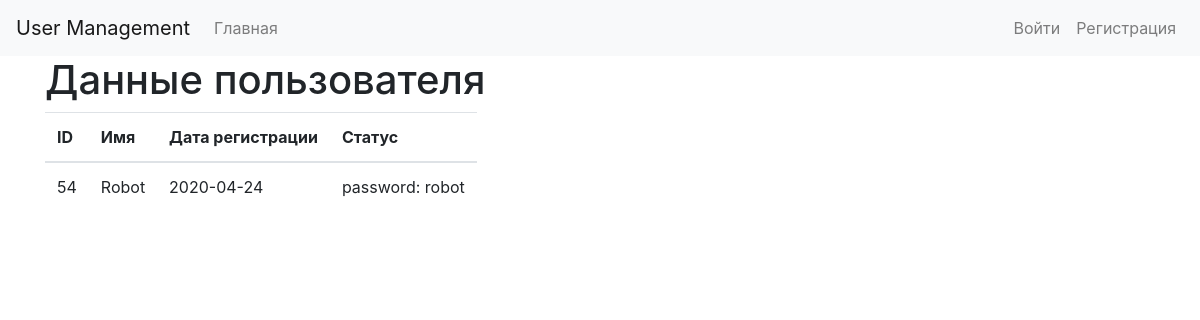
The app's page /user_profile.php?id=54 with its own data.
### tables this page shows
CREATE TABLE `users` (
  `id` int(11) NOT NULL,
  `email` varchar(255) NOT NULL,
  `username` varchar(255) NOT NULL,
  `password` varchar(255) NOT NULL,
  `group_id` int(11) NOT NULL DEFAULT 1,
  `time` date NOT NULL,
  `status` varchar(255) DEFAULT NULL
);

### classes/Config.php (called while the page is built)
<?php
class Config {
    public static function get($path = null) {
        if($path) {
            $config = $GLOBALS['config'];
            $path = explode( '.', $path);
            foreach($path as $item) {
                if(isset($config[$item])) {
                    $config = $config[$item];
                }
            }
            return $config;
        }
        return false;
    }
}

### classes/Database.php (called while the page is built, shortened)
<?php
class Database {
    private static $instance = null;
    private $pdo, $query, $error = false, $results, $count;
    private function __construct() {
        try {
            $this->pdo = new PDO("mysql:host=" . Config::get('mysql.host') . ";dbname=" . Config::get('mysql.database'), Config::get('mysql.username'), Config::get('mysql.password'));
        } catch (PDOException $exception) {
            die($exception->getMessage());
        }
    }
    public static function getInstance() {
        if(!isset(self::$instance)) {
            self::$instance = new Database;
        }
        return self::$instance;
    }
    public function query($sql, $params = [])
    {
        $this->error = false;
        $this->query = $this->pdo->prepare($sql);
        if(count($params)) {
            $i = 1;
            foreach($params as $param) {
                $this->query->bindValue($i, $param);
                $i++;
            }
        }
        if(!$this->query->execute()) {
            $this->error = true;
        } else {
            $this->results = $this->query->fetchAll(PDO::FETCH_OBJ);
        }
        return $this;
    }
    public function error()
    {
        return $this->error;
    }
    public function results()
    {
        return $this->results;
    }
    public function get($table, $where = [])
    {
        return $this->action('SELECT *', $table, $where);
    }
    public function action($action, $table, $where = [])
    {
        if(count($where) === 3) {
            $operators = ['=', '>', '<', '>=', '<='];
            $field = $where[0];
            $operator = $where[1];
            $value = $where[2];
            if(in_array($operator, $operators)) {
                $sql = "{$action} FROM {$table} WHERE {$field} {$operator} ?";
                if(!$this->query($sql, [$value])->error()) {
                    return $this;
                }
            }
        }
        return false;
    }
    public function first()
    {
        return $this->results()[0];
    }
}

### classes/User.php (called while the page is built, shortened)
<?php
class User {
    private $db, $data, $session_name, $isLoggedIn, $cookieName;
    public function __construct($user = null) {
        $this->session_name = Config::get('session.user_session');
    }
    public function isLoggedIn() {
        return $this->isLoggedIn;
    }
}

### classes/Session.php (called while the page is built, shortened)
<?php
class Session {
    public static function exists($name) {
        return (isset($_SESSION[$name])) ? true : false;
    }
}

### user_profile.php (the view, shortened to what this page needs)
<?php
$id = $_GET['id'];
$user = new User;
$users = Database::getInstance()->get('users', ['id', '=', $id]);
?>
<!DOCTYPE html>
<html lang="en">
<head>
    <link rel="stylesheet" href="https://stackpath.bootstrapcdn.com/bootstrap/4.4.1/css/bootstrap.min.css">
</head>
<body>
<nav class="navbar navbar-expand-lg navbar-light bg-light">
    <a class="navbar-brand" href="#">User Management</a>
    <div class="collapse navbar-collapse" id="navbarSupportedContent">
        <ul class="navbar-nav mr-auto">
            <li class="nav-item">
                <a class="nav-link" href="index.php">Главная</a>
            </li>
        </ul>
        <ul class="navbar-nav">
            <? if ($user->isLoggedIn()): ?>
                <li class="nav-item"><a class="nav-link" href='#'>Hi, <?= $user->data()->username; ?></a></li>
                <li class="nav-item"><a class="nav-link" href='logout.php'> Logout</a></li>
            <? else: ?>
                <li class="nav-item">
                    <a href="login.php" class="nav-link">Войти</a>
                </li>
                <li class="nav-item">
                    <a href="register.php" class="nav-link">Регистрация</a>
                </li>
            <? endif; ?>
        </ul>
    </div>
</nav>
<div class="container">
    <div class="row">
        <div class="col-md-12">
            <h1>Данные пользователя</h1>
            <table class="table table-responsive">
                <thead>
                    <th>ID</th>
                    <th>Имя</th>
                    <th>Дата регистрации</th>
                    <th>Статус</th>
                </thead>
                <tbody>
                <tr>
                    <td><? echo $users->first()->id;?></td>
                    <td><? echo $users->first()->username;?></td>
                    <td><? echo $users->first()->time;?></td>
                    <td><? echo $users->first()->status;?></td>
                </tr>
                </tbody>
            </table>
        </div>
    </div>
</div>
</body>
</html>

### records on screen
users: id "54", username "Robot", time "2020-04-24", status "password: robot"
